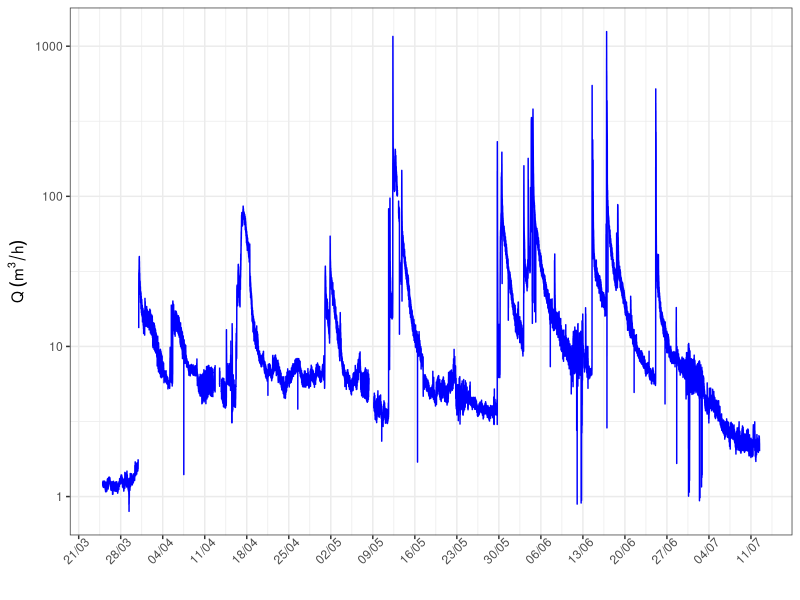
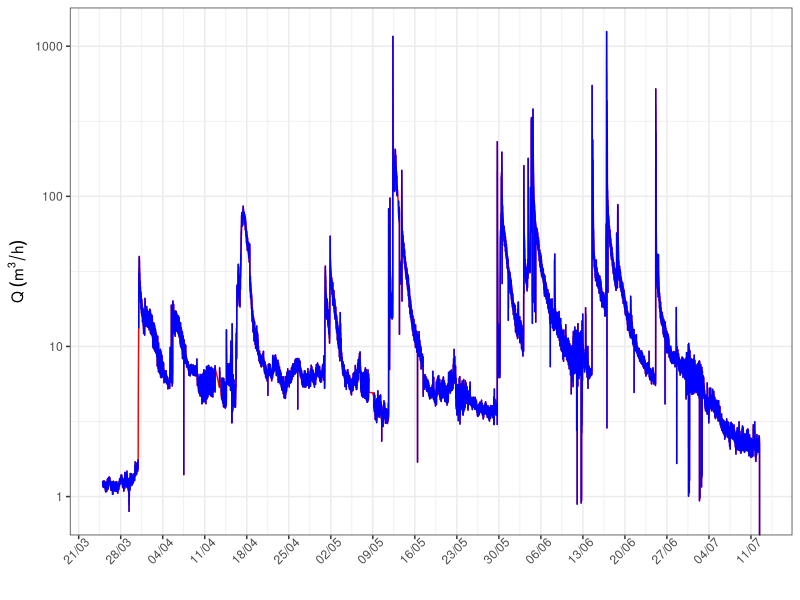
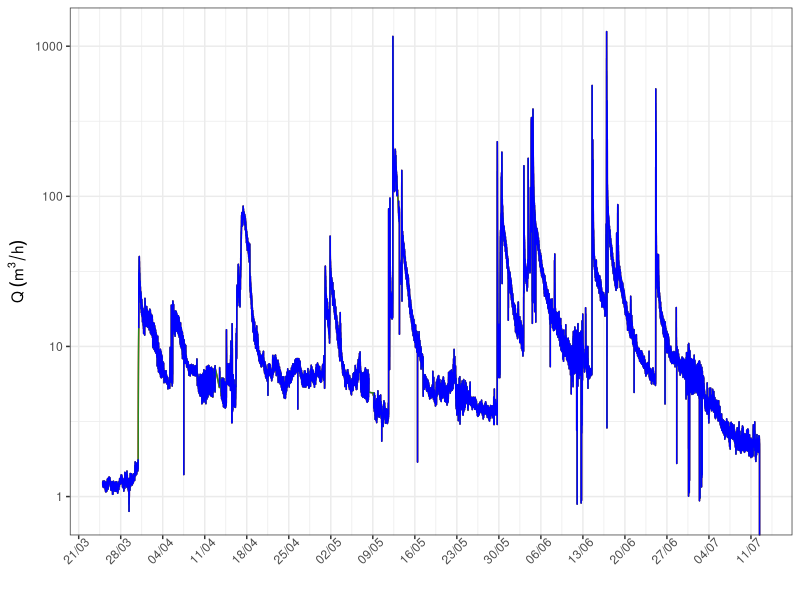
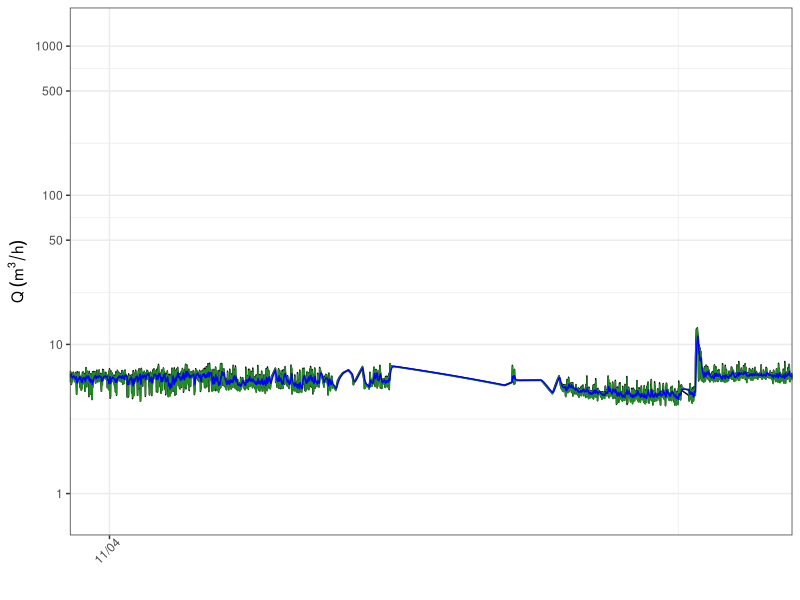
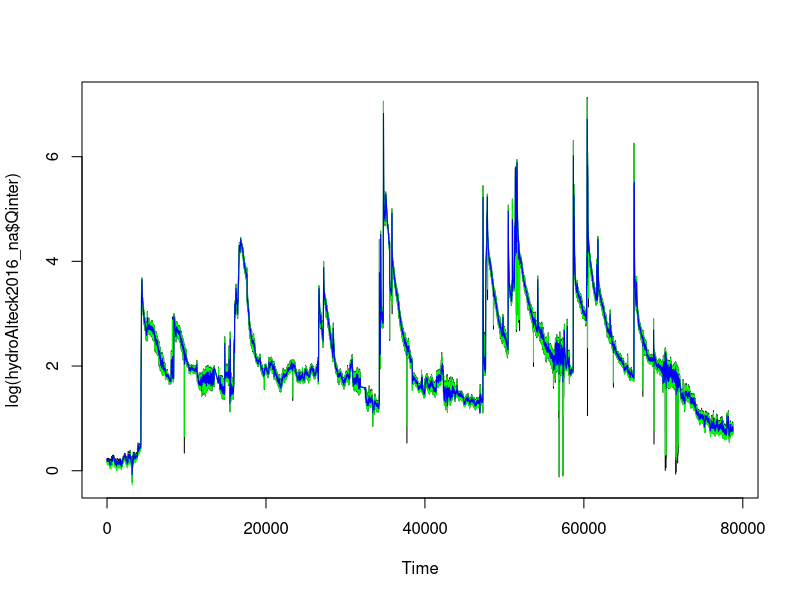
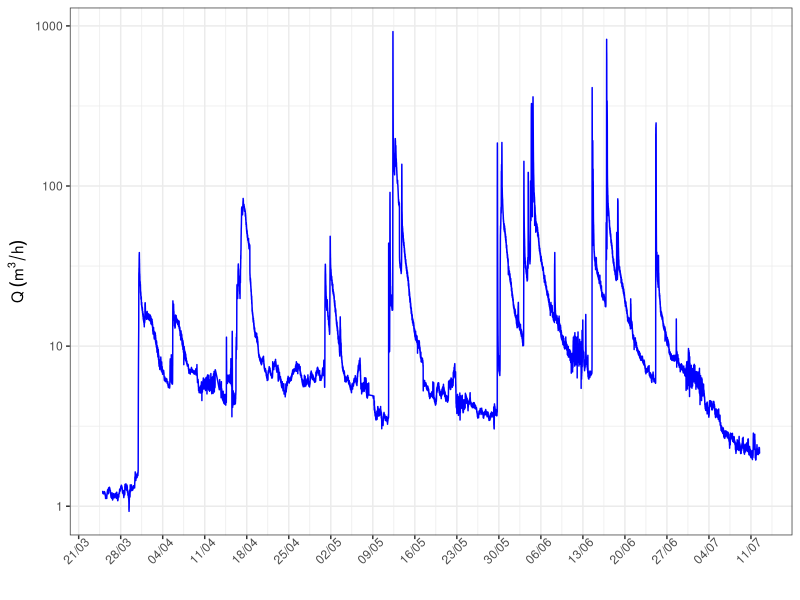

Write the R code that produced these figures, in order.
## ---- chunk 1
knitr::opts_chunk$set(message = FALSE)

Sys.setlocale("LC_ALL", "English")
## ---- chunk 2

# Plotting functions
library("ggplot2")
library("scales")
library("tidyr")

# Interpolation packages
library("zoo")
library("forecast")

## ---- chunk 3
hydroAlteck2016_na = read.csv2("Data/hydroAlteck2016_NAs_R.csv")
hydroAlteck2016_na$Date = as.POSIXct(strptime(hydroAlteck2016_na$Date, "%Y-%m-%d %H:%M", tz="CET"))

head(hydroAlteck2016_na)

altp <- ggplot(hydroAlteck2016_na, aes(x=Date, y=Qna))
altp <- altp + geom_line(colour = "blue") +
  theme_bw() +
  scale_x_datetime(breaks = date_breaks("weeks"), labels = date_format("%d/%m")) +
  theme(axis.text.x=element_text(angle = 45, hjust = 0.75)) +
  xlab("") +
  ylab(expression(paste("Q ",({m}^"3"/h)))) +
  scale_y_continuous(trans=log_trans(), breaks=c(1,10,100,1000))

altp

# + coord_cartesian(xlim = c(as.POSIXct("2016-05-08 23:00:00 CET"), 
#                           as.POSIXct("2016-07-12 23:00:00 CET"))
#                  , ylim = c(0, 100)
#                  ) # no.1
  #scale_x_datetime(breaks = date_breaks("weeks"), labels = date_format("%d/%m"))

## ---- chunk 4
hydroAlteck2016_na$Qna[nrow(hydroAlteck2016_na)] = 0
  hydroAlteck2016_na$Qapprox = na.approx(hydroAlteck2016_na$Qna)
  head(hydroAlteck2016_na)

interpol <- ggplot(hydroAlteck2016_na, aes(Date)) + 
  theme_bw() +
  scale_x_datetime(breaks = date_breaks("weeks"), labels = date_format("%d/%m")) +
  theme(axis.text.x=element_text(angle = 45, hjust = 0.75)) +
  xlab("") +
  ylab(expression(paste("Q ",({m}^"3"/h)))) +
  scale_y_continuous(trans=log_trans(), breaks=c(1,10,100,1000)) +
  geom_line(aes(y = hydroAlteck2016_na$Qapprox), color="red") +
  geom_line(aes(y = hydroAlteck2016_na$Qna), color="blue") # + 
  # coord_cartesian(xlim = c(as.POSIXct("2016-03-29 23:00:00 CET"), as.POSIXct("2016-04-05 00:00:00 CET"))
  #                  , ylim = c(0, 100)
  #                  )  
interpol


                
## ---- chunk 5

# Code for na.StructTS
                
## ---- chunk 6


hydroAlteck2016_na$Qinterp = na.interp(hydroAlteck2016_na$Qna)
head(hydroAlteck2016_na)

interpol <- ggplot(hydroAlteck2016_na, aes(Date)) + 
  theme_bw() +
  scale_x_datetime(breaks = date_breaks("weeks"), labels = date_format("%d/%m")) +
  theme(axis.text.x=element_text(angle = 45, hjust = 0.75)) +
  xlab("") +
  ylab(expression(paste("Q ",({m}^"3"/h)))) +
  scale_y_continuous(trans=log_trans(), breaks=c(1,10,100,1000)) +
  geom_line(aes(y = hydroAlteck2016_na$Qapprox), color="red") +
  geom_line(aes(y = hydroAlteck2016_na$Qinterp), color="forestgreen") +
  geom_line(aes(y = hydroAlteck2016_na$Qna), color="blue") #  + 
  # coord_cartesian(xlim = c(as.POSIXct("2016-03-29 23:00:00 CET"), as.POSIXct("2016-04-05 00:00:00 CET"))
  #                  , ylim = c(0, 100)
  #                  )  
interpol

                
## ---- chunk 7

# plot.ts(hydroAlteck2016_na$Qinter)
Q.HW1mean <- HoltWinters(hydroAlteck2016_na$Qinter, 
                       alpha = 0.2, # If larger, less damping (i.e. more reactive).
                       beta = FALSE, # Controls how the trend adapts
                       gamma = FALSE # Controls adaptation of seasonal values
                       ) 

# Note:
# beta=False and gamma=FALSE gives Exponential Weighted Moving Averages (EWMA)

Q.HW1mean

# Removing the first entry of the original data to merge model
hydroAlteck2016 = hydroAlteck2016_na[2:nrow(hydroAlteck2016_na),]
hydroAlteck2016$Q.HW1 = Q.HW1mean$fitted[,1]

head(hydroAlteck2016)

## ---- chunk 8

Q.HW2mean <- HoltWinters(hydroAlteck2016_na$Qinter, 
                        gamma = FALSE) 

Q.HW2mean
# Note:
# gamma=FALSE gives Double Exponential Smoothing

# Shorten the data set by one more observation
hydroAlteck2016 = hydroAlteck2016[2:nrow(hydroAlteck2016),]
hydroAlteck2016$Q.HW2 = Q.HW2mean$fitted[,1]

head(hydroAlteck2016)

## ---- chunk 9
Qsmooth <- ggplot(hydroAlteck2016, aes(Date)) + 
  theme_bw() +
  scale_x_datetime(breaks = date_breaks("weeks"), labels = date_format("%d/%m")) +
  theme(axis.text.x=element_text(angle = 45, hjust = 0.75)) +
  xlab("") +
  ylab(expression(paste("Q ",({m}^"3"/h)))) +
  scale_y_continuous(trans=log_trans(), breaks=c(1,10, 50, 100, 500,1000)) +
  geom_line(aes(y = hydroAlteck2016$Qinter), color="black") +
  geom_line(aes(y = hydroAlteck2016$Q.HW2), color="forestgreen") +
  geom_line(aes(y = hydroAlteck2016$Q.HW1), color="blue")  + 
   coord_cartesian(xlim = c(as.POSIXct("2016-04-10 23:00:00 CET"), as.POSIXct("2016-04-15 00:00:00 CET"))
  #                  , ylim = c(0, 100)
                    )  
Qsmooth
## ---- chunk 10

Q1.predict <- predict(Q.HW1mean, 
                      n.ahead = 10,
                      prediction.interval = TRUE)

Q1.predict
# Q1.mean$fitted
plot.ts(log(hydroAlteck2016_na$Qinter))
lines(log(Q.HW2mean$fitted[,1]), col="green")
lines(log(Q.HW1mean$fitted[,1]), col="blue")
## ---- chunk 11
struct1 <- StructTS(hydroAlteck2016_na$Qinter, type="level")
if (struct1$code != 0) stop("optimizer did not converge")
print(struct1$coef)

cat("Transitional variance:", struct1$coef["level"],
    "\n", "Observational variance:", struct1$coef["epsilon"],
    "\n", "Initial level:", struct1$model0$a, "\n")
## ---- chunk 12
filt <- KalmanRun(hydroAlteck2016_na$Qinter, struct1$model)
#plot(unlist(filt))
## ---- chunk 13
altp <- ggplot(hydroAlteck2016, aes(x=Date, y=Q.HW1))
altp <- altp + geom_line(colour = "blue") +
  theme_bw() +
  scale_x_datetime(breaks = date_breaks("weeks"), labels = date_format("%d/%m")) +
  theme(axis.text.x=element_text(angle = 45, hjust = 0.75)) +
  xlab("") +
  ylab(expression(paste("Q ",({m}^"3"/h)))) +
  scale_y_continuous(trans=log_trans(), breaks=c(1,10,100,1000))

altp
## ---- chunk 14

write.csv2(hydroAlteck2016, "Data/hydroAlteck2016_smooth_R.csv", row.names = FALSE)

